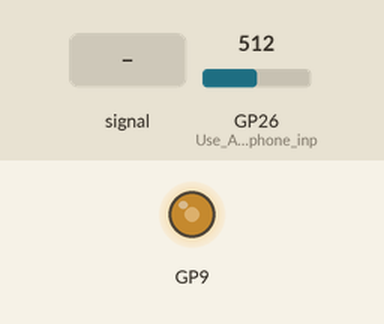
Simulated run of this sketch. Board: Raspberry Pi Pico. On the bench: output pins drawn as LEDs (lit = HIGH). Inputs (shaded band) come from the test bench; at power-on: GP26 (Use_A0_for_microphone_inp) = 512 (analog values on the 0–1023 scale). What the sketch prints to the serial monitor is not drawn.

Above: at 1.2 s.
1.3 s: GP26 (Use_A0_for_microphone_inp) fed a 1000 Hz sine of ±255 counts around its level
At 1.49 s:
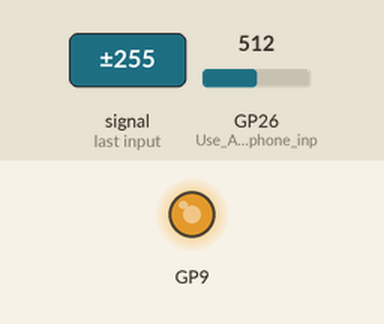
Timing chart, 0 to 3.4 s (numbered marks = the images above; inputs shaded):
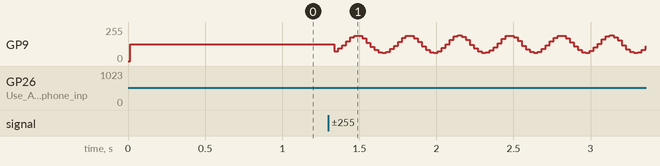

The sketch:

filters.ino
```cpp
// FIR Filter Implementation on Raspberry Pi Pico W
#define SAMPLE_RATE 20000  // Sampling frequency (Hz)
#define BUFFER_SIZE 151     // FIR filter order
#define ANOTHER_BUFFER 100 // Buffer for batch processing

// FIR filter coefficients generated from MATLAB
float h[BUFFER_SIZE] = {-0.000196945112376558,-0.000682486089235881,-0.000206346900794462,0.000477331727530773,0.000363452678217457,-7.71046135893093e-05,3.78815165511894e-18,8.77807128740348e-05,-0.00047006450103214,-0.000698411300393017,0.000339523332550858,0.00125338278922503,0.000400210872934013,-0.000969144744551763,-0.000765890237857165,0.000167279225445848,-8.16582520678207e-18,-0.000197606535592242,0.00106829710580943,0.00159472372627213,-0.000775787635222008,-0.00285651251019979,-0.000907370579602269,0.00218141517342954,0.00170879642230349,-0.000369518655350983,-1.22379458326227e-17,0.000426958683908851,-0.00228147202344769,-0.00336580385659093,0.00161820197105458,0.00588939614633983,0.00184954140434993,-0.00439739872202489,-0.0034078956645926,0.000729378141072267,-3.98483880330877e-18,-0.00082671595238501,0.00437870877585076,0.00640644543865718,-0.00305636350875138,-0.0110444107285135,-0.00344587700390213,0.0081445869071595,0.00627885323991601,-0.00133770900689741,3.18598747284536e-17,0.00150565968876661,-0.00795596231015279,-0.0116223412775383,0.00554097498859423,0.0200275570365026,0.00625630474599486,-0.0148211617270629,-0.0114654438074272,0.00245425118336613,-6.71924087125769e-18,-0.00280066307003986,0.0149383759019188,0.0220713918401476,-0.0106663063552571,-0.0391794384788365,-0.0124749842691314,0.0302280616103377,0.0240173263355719,-0.00530674046301725,7.54449980632308e-18,0.00658181194017162,-0.0370983962956633,-0.0586644853501478,0.0308695216177629,0.126503756101814,0.046604802103777,-0.13866694607201,-0.151304270090471,0.0607917787835487,0.199919300369095,0.060693704334202,-0.150816307685748,-0.137996305491281,0.0463042824266442,0.125483901038923,0.0305707597851109,-0.0580016702065063,-0.0366189546854794,0.00648601612146552,7.42233286463683e-18,-0.00521207198085562,0.0235491066493375,0.0295883946916528,-0.0121900644060081,-0.0382183641511009,-0.0103864770496218,0.0214543867557704,0.0144948318967821,-0.00271259341319413,-6.49603076195455e-18,0.00236831914948097,-0.0110431786069058,-0.0142480502807584,0.00600272290431041,0.019177945945209,0.00529529013018658,-0.0110843854061136,-0.00757197727014603,0.00142996480047653,3.01930538314559e-17,-0.0012649423906543,0.00592401774545065,0.00766676131480062,-0.00323614959750143,-0.0103475020786659,-0.00285653478644172,0.00597268707989487,0.0040718581417142,-0.000766782148306735,-3.6861253717419e-18,0.000672868013850299,-0.0031351266108784,-0.00403394632438874,0.00169175660610247,0.00537104583700944,0.00147133278769323,-0.00305094679552056,-0.00206162012538381,0.000384601049446937,-1.09888517356413e-17,-0.000330745133012021,0.00152462399350311,0.00194016309554047,-0.000804520510600586,-0.0025251218082832,-0.000683824061525995,0.00140193868955523,0.000936904564869336,-0.000172949707664349,-7.13567323927889e-18,0.00014603225732659,-0.000668443659431742,-0.00084639253294382,0.000350133436693066,0.00109991066878456,0.000299319348801494,-0.00061961789571496,-0.000420491799114039,7.93395299252283e-05,3.46689975517741e-18,-7.1603500225591e-05,0.000343150640596384,0.000458931107483354,-0.000202267953251596};


// Circular buffer for past samples
float buffer[BUFFER_SIZE] = {0};

// Function to implement FIR filtering
float fir_filter(float new_sample) {
    // Shift buffer left
    for (int i = 0; i < BUFFER_SIZE - 1; i++) {
        buffer[i] = buffer[i + 1];
    }
    buffer[BUFFER_SIZE - 1] = new_sample;

    // Compute FIR convolution
    float output = 0.0;
    for (int i = 0; i < BUFFER_SIZE; i++) {
        output += buffer[i] * h[i];
    }
    return output;
}

void setup() {
    Serial.begin(115200);

    // Initialize ADC (Microphone Input)
    analogReadResolution(12);  // 12-bit ADC (0-4095)
    pinMode(A0, INPUT);  // Use A0 for microphone input

    // Initialize PWM for Output (D9)
    pinMode(9, OUTPUT);
    analogWriteResolution(12); // 12-bit PWM output (0-4095)
}

void loop() {
    float processing_buffer[ANOTHER_BUFFER];

    // Read 1000 samples and store them in processing_buffer
    for (int i = 0; i < ANOTHER_BUFFER; i++) {
        int raw_adc = analogRead(A0);
        processing_buffer[i] = ((float)raw_adc / 4095.0) * 2.0 - 1.0; // Normalize to [-1,1]
        delayMicroseconds(1000000 / SAMPLE_RATE); // Maintain sampling rate
    }

    // Process 1000 stored samples one by one
    for (int i = 0; i < ANOTHER_BUFFER; i++) {
        float output_signal = fir_filter(processing_buffer[i]);

        // Convert back to PWM (0 - 4095)
        int pwm_output = (int)((output_signal + 1.0) * 2047.5);
        analogWrite(9, pwm_output);

        // Display the filtered signal in the Serial Plotter
        Serial.println(output_signal);
        delayMicroseconds(1000000 / SAMPLE_RATE);
    }
}
```
